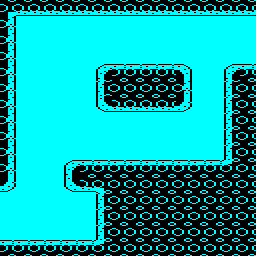

A 2D game scene composited from a Tiled map and its tileset images. What follows is a short description and the map's XML, with every tile layer's data as written:
An orthogonal 16x16 tile map with 16x16 px tiles, 1 tile layer (Tile Layer 1) and 3 objects (2x edge_exit, sentry).

<map version="1.8" tiledversion="1.8.2" orientation="orthogonal" renderorder="right-down" width="16" height="16" tilewidth="16" tileheight="16" infinite="0" backgroundcolor="#00ffff" nextlayerid="4" nextobjectid="12">
 <tileset firstgid="1" source="../../tiled/porthole.tsx" />
 <layer id="1" name="Tile Layer 1" width="16" height="16">
  <data encoding="csv">
44,35,35,35,35,35,35,35,35,35,35,35,35,35,35,35,
34,1,1,1,1,1,1,1,1,1,1,1,1,1,1,1,
34,1,1,1,1,1,1,1,1,1,1,1,1,1,1,1,
34,1,1,1,1,1,1,1,1,1,1,1,1,1,1,1,
34,1,1,1,1,1,38,33,33,33,33,37,1,1,38,33,
34,1,1,1,1,1,36,54,54,54,54,34,1,1,36,54,
34,1,1,1,1,1,39,35,35,35,35,40,1,1,36,54,
34,1,1,1,1,1,1,1,1,1,1,1,1,1,36,54,
34,1,1,1,1,1,1,1,1,1,1,1,1,1,36,54,
34,1,1,1,1,1,1,1,1,1,1,1,1,1,36,54,
34,1,1,1,38,33,33,33,33,33,33,33,33,33,42,54,
40,1,1,1,39,35,43,54,54,54,54,54,54,54,54,54,
1,1,1,1,1,1,36,54,54,54,54,54,54,54,54,54,
1,1,1,1,1,1,36,54,54,54,54,54,54,54,54,54,
1,1,1,1,1,1,36,54,54,54,54,54,54,54,54,54,
33,33,33,33,33,33,42,54,54,54,54,54,54,54,54,54
</data>
 </layer>
 <objectgroup id="2" name="objects">
  <object id="9" name="sentry_6" type="sentry" x="96" y="144">
   <properties>
    <property name="dir" value="right" />
    <property name="id" value="sentry_6" />
   </properties>
   <point />
  </object>
 </objectgroup>
 <objectgroup id="3" name="meta">
  <object id="10" name="edge_exit_05" type="edge_exit" x="0" y="192" width="16" height="48">
   <properties>
    <property name="id" value="edge_exit_05" />
    <property name="to" value="room01" />
   </properties>
  </object>
  <object id="11" name="edge_exit_06" type="edge_exit" x="240" y="16" width="16" height="48">
   <properties>
    <property name="id" value="edge_exit_06" />
    <property name="to" value="room03" />
   </properties>
  </object>
 </objectgroup>
</map>
